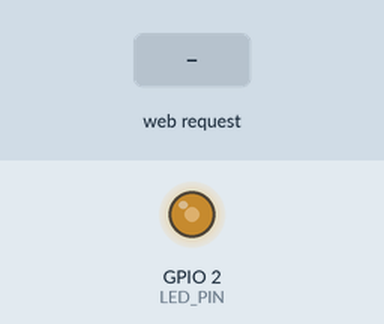
Simulated run of this sketch. Board: ESP32. On the bench: output pins drawn as LEDs (lit = HIGH). Inputs (shaded band) come from the test bench. WiFi joins after 1.5 s; servers stay silent unless stated; what the sketch prints to the serial monitor is not drawn.

Above: at 2.7 s.
2.8 s: HTTP request GET /set?brightness=1 received
At 3.7 s:
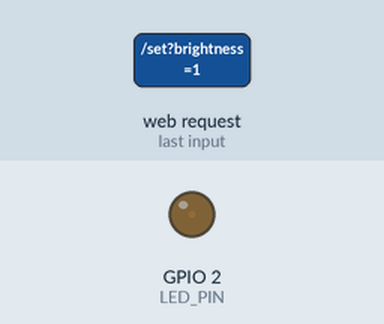
4.3 s: HTTP request GET /set?brightness=0 received
At 4.8 s:
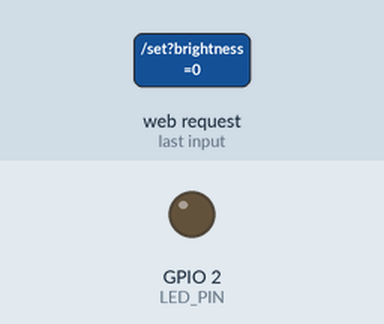
Timing chart, 0 to 7.3 s (numbered marks = the images above; inputs shaded):
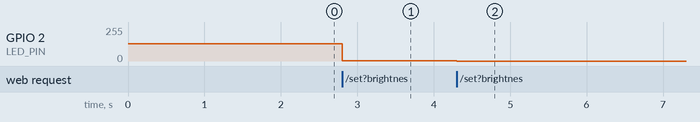

The sketch:

Web_PWM_tiaoguang.ino
```cpp
#include <WiFi.h>
#include <WebServer.h>

// ====================== 请修改你的WiFi信息 ======================
const char* ssid = "dxw9253";
const char* password = "dxw250628";
// ================================================================

WebServer server(80);

const int LED_PIN = 2;  // 板载LED

// 网页（滑动条 + 实时发送数据）
const char index_html[] PROGMEM = R"rawliteral(
<!DOCTYPE HTML>
<html>
<head>
    <meta charset="UTF-8">
    <meta name="viewport" content="width=device-width, initial-scale=1.0">
    <title>LED控制</title>
</head>
<body style="text-align:center; font-size:22px;">
    <h2>LED亮度调节</h2>
    <p>当前值：<span id="val">128</span></p>
    <input type="range" min="0" max="255" value="128" id="slider" style="width:300px;">

<script>
let s = document.getElementById("slider");
let v = document.getElementById("val");

s.addEventListener("input", function(){
    let value = s.value;
    v.innerText = value;
    fetch("/set?brightness="+value);
});
</script>
</body>
</html>
)rawliteral";

// 首页
void handleRoot() {
  server.send(200, "text/html", index_html);
}

// 设置亮度（最简单方式）
void handleSet() {
  if (server.hasArg("brightness")) {
    int val = server.arg("brightness").toInt();

    // ====================== 关键：只用 analogWrite ======================
    analogWrite(LED_PIN, val);

    server.send(200, "text/plain", String(val));
  } else {
    server.send(400);
  }
}

void setup() {
  Serial.begin(115200);
  pinMode(LED_PIN, OUTPUT);     // 输出模式
  analogWrite(LED_PIN, 128);    // 初始亮度

  WiFi.begin(ssid, password);
  while (WiFi.status() != WL_CONNECTED) {
    delay(500);
    Serial.print(".");
  }
  Serial.println("");
  Serial.println("WiFi OK！");
  Serial.println("IP地址: " + WiFi.localIP().toString());

  server.on("/", handleRoot);
  server.on("/set", handleSet);  // 亮度接口
  server.begin();
}

void loop() {
  server.handleClient();
}
```

Measured:
- after the input at 2.8 s, GPIO 2 (LED_PIN): 128/255 → 1/255 at once
- after the input at 4.3 s, GPIO 2 (LED_PIN): 1/255 → 0/255 at once
